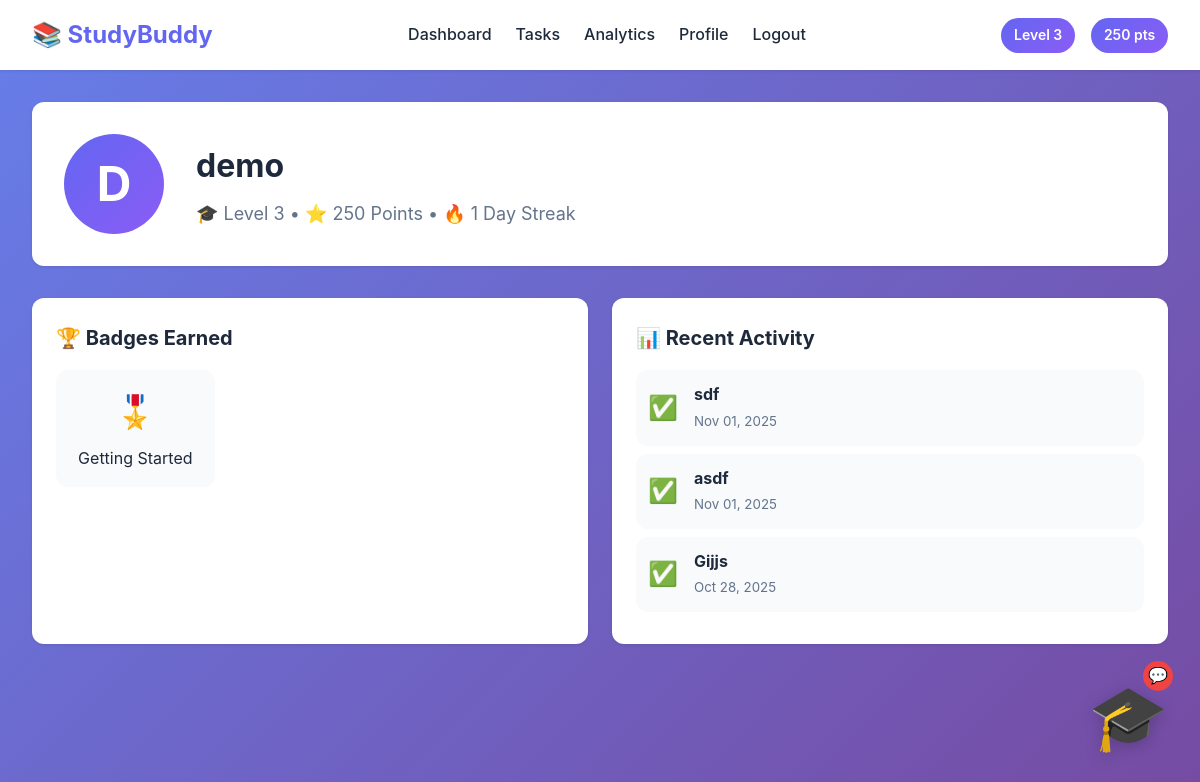
Screenshot of /profile/ (signed in) with the database file from the repository.
### core/models.py (models this page shows, shortened)
class UserProfile(models.Model):
    user = models.OneToOneField(User, on_delete=models.CASCADE, related_name='profile')
    profile_image = models.ImageField(upload_to='profiles/', null=True, blank=True)
    level = models.IntegerField(default=1)
    total_points = models.IntegerField(default=0)
    streak_count = models.IntegerField(default=0)
    last_activity_date = models.DateField(null=True, blank=True)

class Task(models.Model):
    CATEGORY_CHOICES = [
        ('homework', 'Homework'),
        ('reading', 'Reading'),
        ('revision', 'Revision'),
        ('other', 'Other'),
    ]
    PRIORITY_CHOICES = [
        ('low', 'Low'),
        ('medium', 'Medium'),
        ('high', 'High'),
    ]
    user = models.ForeignKey(User, on_delete=models.CASCADE, related_name='tasks')
    title = models.CharField(max_length=200)
    description = models.TextField(blank=True)
    category = models.CharField(max_length=20, choices=CATEGORY_CHOICES, default='other')
    priority = models.CharField(max_length=20, choices=PRIORITY_CHOICES, default='medium')
    due_date = models.DateTimeField()
    is_completed = models.BooleanField(default=False)
    created_at = models.DateTimeField(auto_now_add=True)
    completed_at = models.DateTimeField(null=True, blank=True)
    class Meta:
        ordering = ['-created_at']

### core/views.py (the view)
# urls.py: path('profile/', views.profile_view, name='profile'),
@login_required
def profile_view(request):
    profile = request.user.profile
    badges = Reward.objects.filter(user=request.user, badge_name__isnull=False).values_list('badge_name', flat=True).distinct()
    recent_tasks = Task.objects.filter(user=request.user, is_completed=True).order_by('-completed_at')[:10]
    context = {
        'profile': profile,
        'badges': list(badges),
        'recent_tasks': recent_tasks,
    }
    return render(request, 'profile.html', context)

### templates/profile.html (shortened to what this page needs)
{% extends 'base.html' %}
{% block content %}
<div class="profile-page">
    <div class="profile-header">
        <div class="profile-avatar">
            <div class="avatar-circle">{{ user.username|slice:":1"|upper }}</div>
        </div>
        <div class="profile-info">
            <h1>{{ user.username }}</h1>
            <p class="profile-stats">
                🎓 Level {{ profile.level }} •
                ⭐ {{ profile.total_points }} Points •
                🔥 {{ profile.streak_count }} Day Streak
            </p>
        </div>
    </div>
    <div class="profile-grid">
        <div class="card badges-card">
            <h2>🏆 Badges Earned</h2>
            {% if badges %}
            <div class="badges-grid">
                {% for badge in badges %}
                <div class="badge-item">
                    <div class="badge-icon">🎖️</div>
                    <span>{{ badge }}</span>
                </div>
                {% endfor %}
            </div>
            {% else %}
            <p class="empty-state">Complete tasks to earn badges!</p>
            {% endif %}
        </div>
        <div class="card recent-activity">
            <h2>📊 Recent Activity</h2>
            {% if recent_tasks %}
            <ul class="activity-list">
                {% for task in recent_tasks %}
                <li class="activity-item">
                    <span class="activity-icon">✅</span>
                    <div class="activity-details">
                        <strong>{{ task.title }}</strong>
                        <small>{{ task.completed_at|date:"M d, Y" }}</small>
                    </div>
                </li>
                {% endfor %}
            </ul>
            {% else %}
            <p class="empty-state">No completed tasks yet!</p>
            {% endif %}
        </div>
    </div>
</div>
{% endblock %}

### templates/base.html (shortened to what this page needs)
{% load static %}
<!DOCTYPE html>
<html lang="en">
<head>
    <link rel="stylesheet" href="/static/css/style.css">
</head>
<body>
    {% if user.is_authenticated %}
    <nav class="navbar">
        <div class="nav-container">
            <div class="nav-brand">
                <span class="logo">📚 StudyBuddy</span>
            </div>
            <div class="nav-links">
                <a href="{% url 'dashboard' %}" class="nav-link">Dashboard</a>
                <a href="{% url 'tasks' %}" class="nav-link">Tasks</a>
                <a href="{% url 'analytics' %}" class="nav-link">Analytics</a>
                <a href="{% url 'profile' %}" class="nav-link">Profile</a>
                <a href="{% url 'logout' %}" onclick="return confirm('Are you sure you want to log out?');" class="nav-link">Logout</a>
            </div>
            <div class="nav-user">
                <span class="level-badge">Level {{ user.profile.level }}</span>
                <span class="points-badge">{{ user.profile.total_points }} pts</span>
            </div>
        </div>
    </nav>
    {% endif %}
<div id="mascot" class="mascot">
    <div class="chat-badge" id="chatBadge">💬</div>
    <div class="mascot-face" onclick="toggleChat()">🎓</div>
</div>
    <main class="container">
        {% block content %}{% endblock %}
    </main>
</body>
</html>

### static/css/style.css (style rules this page uses)
* { margin: 0; padding: 0; box-sizing: border-box; }
:root { --primary: #6366f1; --secondary: #8b5cf6; --success: #10b981; --danger: #ef4444; --warning: #f59e0b; --bg: #f8fafc; --card-bg: #ffffff; --text: #1e293b; --text-light: #64748b; --border: #e2e8f0; --shadow: 0 1px 3px rgba(0, 0, 0, 0.1); --shadow-lg: 0 10px 25px rgba(0, 0, 0, 0.1); --radius: 12px; }
body { font-family: -apple-system, BlinkMacSystemFont, 'Segoe UI', Roboto, 'Helvetica Neue', Arial, sans-serif; background: linear-gradient(135deg, #667eea 0%, #764ba2 100%); background-attachment: fixed; color: var(--text); line-height: 1.6; min-height: 100vh; }
.navbar { background: var(--card-bg); box-shadow: var(--shadow); position: sticky; top: 0; z-index: 100; }
.nav-container { max-width: 1200px; margin: 0 auto; padding: 1rem 2rem; display: flex; justify-content: space-between; align-items: center; }
.nav-brand { font-size: 1.5rem; font-weight: bold; color: var(--primary); }
.logo { display: flex; align-items: center; gap: 0.5rem; }
.nav-links { display: flex; gap: 1.5rem; }
.nav-link { color: var(--text); text-decoration: none; font-weight: 500; transition: color 0.3s; }
.nav-user { display: flex; gap: 1rem; }
.level-badge, .points-badge { background: linear-gradient(135deg, var(--primary), var(--secondary)); color: white; padding: 0.4rem 0.8rem; border-radius: 20px; font-size: 0.875rem; font-weight: 600; }
.mascot { position: fixed; bottom: 2rem; right: 2rem; z-index: 1000; animation: float 3s ease-in-out infinite; }
.mascot-face { font-size: 4rem; cursor: pointer; transition: transform 0.3s; filter: drop-shadow(0 4px 8px rgba(0, 0, 0, 0.2)); }
.container { max-width: 1200px; margin: 2rem auto; padding: 0 2rem; }
.card { background: var(--card-bg); border-radius: var(--radius); padding: 1.5rem; box-shadow: var(--shadow); transition: transform 0.3s, box-shadow 0.3s; }
.card h2 { font-size: 1.25rem; margin-bottom: 1rem; color: var(--text); }
.profile-page { animation: fadeIn 0.5s; }
.profile-header { background: var(--card-bg); padding: 2rem; border-radius: var(--radius); box-shadow: var(--shadow); display: flex; align-items: center; gap: 2rem; margin-bottom: 2rem; }
.profile-avatar { flex-shrink: 0; }
.avatar-circle { width: 100px; height: 100px; border-radius: 50%; background: linear-gradient(135deg, var(--primary), var(--secondary)); color: white; display: flex; align-items: center; justify-content: center; font-size: 3rem; font-weight: bold; }
.profile-info h1 { margin-bottom: 0.5rem; }
.profile-stats { font-size: 1.125rem; color: var(--text-light); }
.profile-grid { display: grid; grid-template-columns: repeat(auto-fit, minmax(300px, 1fr)); gap: 1.5rem; }
.badges-grid { display: grid; grid-template-columns: repeat(auto-fill, minmax(120px, 1fr)); gap: 1rem; }
.badge-item { text-align: center; padding: 1rem; background: #f8fafc; border-radius: var(--radius); transition: all 0.3s; }
.badge-icon { font-size: 2rem; margin-bottom: 0.5rem; }
.activity-list { list-style: none; }
.activity-item { display: flex; align-items: center; gap: 1rem; padding: 0.75rem; background: #f8fafc; border-radius: var(--radius); margin-bottom: 0.5rem; }
.activity-icon { font-size: 1.5rem; }
.activity-details strong { display: block; }
.activity-details small { color: var(--text-light); }
.mascot { position: fixed; bottom: 2rem; right: 2rem; z-index: 1000; }
.mascot-face { font-size: 4rem; cursor: pointer; transition: transform 0.3s; filter: drop-shadow(0 4px 8px rgba(0, 0, 0, 0.2)); animation: float 3s ease-in-out infinite; }
.chat-badge { position: absolute; top: -5px; right: -5px; background: var(--danger); color: white; border-radius: 50%; width: 30px; height: 30px; display: flex; align-items: center; justify-content: center; font-size: 1rem; animation: pulse 2s infinite; }

### rows the page displays
UserProfile: level "3", total_points "250", streak_count "1"
Task: title "sdf", completed_at "Nov 01, 2025"
Task: title "asdf", completed_at "Nov 01, 2025"
Task: title "Gijjs", completed_at "Oct 28, 2025"

### other values shown
{{ user.profile.level }} "3"
{{ user.profile.total_points }} "250"
{{ user.username|slice:":1"|upper }} "D"
{{ user.username }} "demo"
{{ badge }} "Getting Started"
